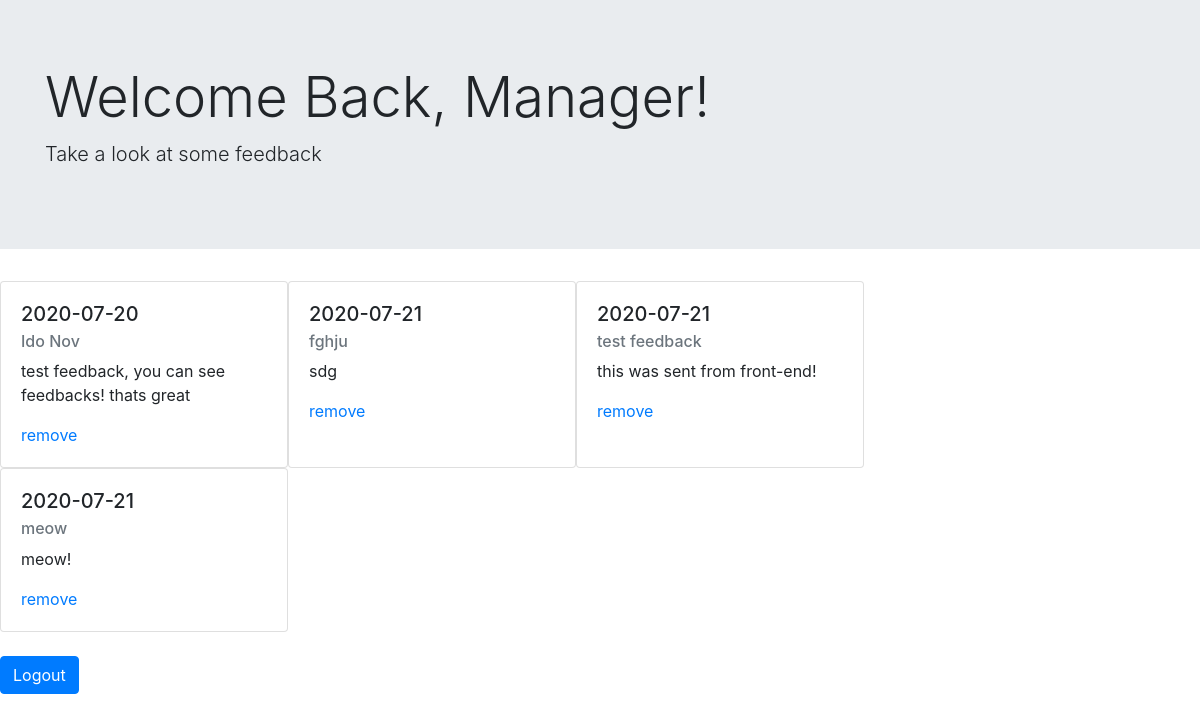
Before: /manager (signed in) with the older database file.
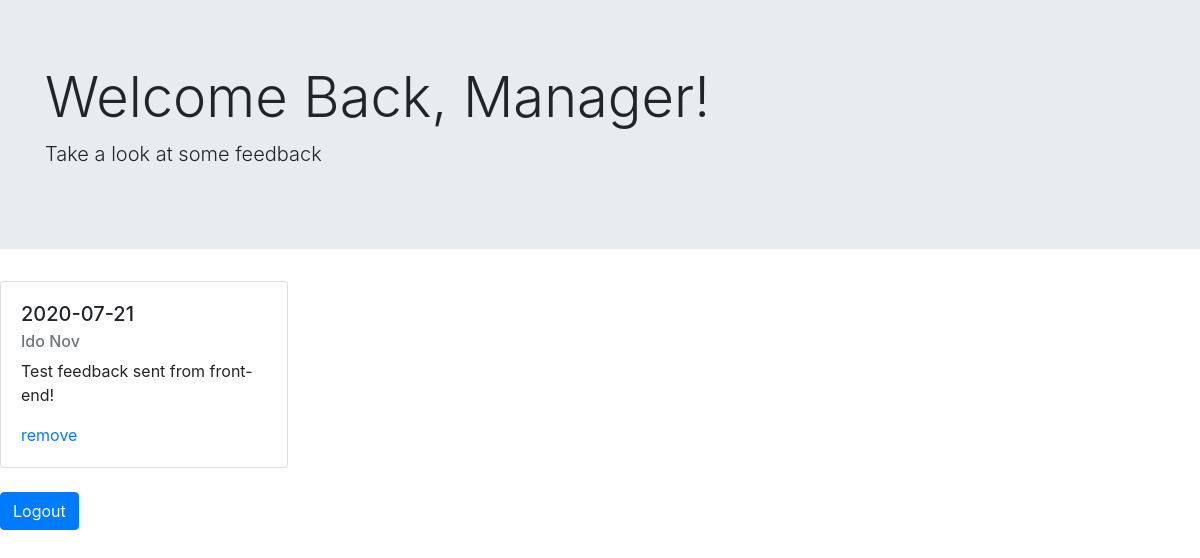
After: the same page with the newer database file.
### db/models.py (models this page shows)
class Feedback(Base):
    __tablename__ = 'feedbacks'
    id = Column(Integer, primary_key=True, index=True)
    date = Column(Date)
    name = Column(String)
    content = Column(String)

### webapp.py (the view, shortened to what this page needs)
@app.route('/manager', methods=['GET', 'POST'])
def manager():
    error=None
    if 'admin' in login_session:
        feedbacks = session.query(Feedback).all()
        return render_template('feedbackView.html', feedbacks=feedbacks)
    return render_template('managerLogin.html', error=error)

### templates/feedbackView.html (shortened to what this page needs)
<!DOCTYPE html>
<html lang="en">
<head>
    <link rel="stylesheet" href="https://stackpath.bootstrapcdn.com/bootstrap/4.5.0/css/bootstrap.min.css">
</head>
<body>
    <div class="jumbotron jumbotron-fluid">
        <div class="container">
            <h1 class="display-4">
                Welcome Back, Manager!
            </h1>
            <p class="lead">Take a look at some feedback</p>
        </div>
    </div>
    <div class='container row'>
      {%for feedback in feedbacks%}
      <div id="feedback-{{feedback.id}}" class="card" style="width: 18rem;">
          <div class="card-body">
            <h5 class="card-title">{{feedback.date}}</h5>
            <h6 class="card-subtitle mb-2 text-muted">{{feedback.name}}</h6>
            <p class="card-text">{{feedback.content}}</p>
            <a href="" class='remove' id='{{feedback.id}}' class="card-link">remove</a>
          </div>
        </div>
      {%endfor%}
   </div>
      <br>
    <form action="{{url_for('logout')}}">
        <button type="submit" class="btn btn-primary">Logout</button>
      </form>
</body>
</html>

Changed rows visible on the page:
removed Feedback: date "2020-07-21", name "fghju", content "sdg"
removed Feedback: date "2020-07-21", name "test feedback", content "this was sent from front-end!"
removed Feedback: date "2020-07-21", name "meow", content "meow!"
changed Feedback "Ido Nov": date "2020-07-20" → "2020-07-21"; content "test feedback, you can see feedbacks! thats great" → "Test feedback sent from front-end!"
